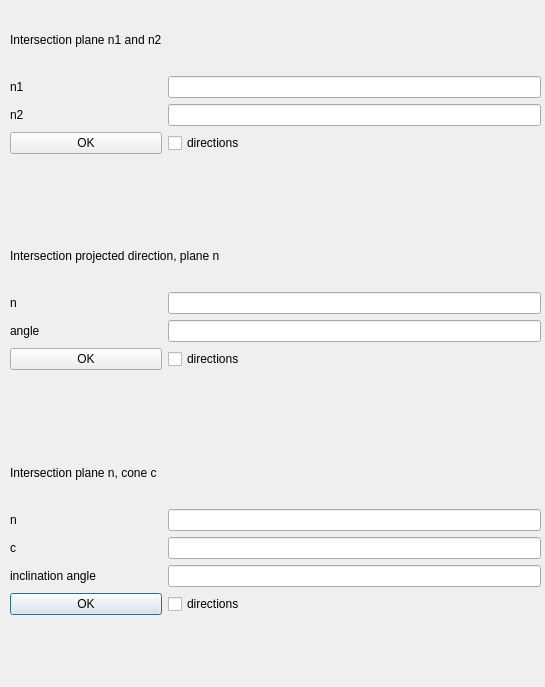
<?xml version="1.0" encoding="UTF-8"?>
<ui version="4.0">
 <class>Intersections</class>
 <widget class="QDialog" name="Intersections">
  <property name="geometry">
   <rect>
    <x>0</x>
    <y>0</y>
    <width>545</width>
    <height>687</height>
   </rect>
  </property>
  <property name="windowTitle">
   <string>Intersections</string>
  </property>
  <widget class="QWidget" name="layoutWidget">
   <property name="geometry">
    <rect>
     <x>10</x>
     <y>10</y>
     <width>531</width>
     <height>671</height>
    </rect>
   </property>
   <layout class="QGridLayout" name="gridLayout">
    <item row="16" column="0">
     <widget class="QLabel" name="intersection_cone_text_label">
      <property name="text">
       <string>Intersection plane n, cone c</string>
      </property>
     </widget>
    </item>
    <item row="8" column="0">
     <widget class="QLabel" name="n_proj_text_label">
      <property name="text">
       <string>n</string>
      </property>
     </widget>
    </item>
    <item row="5" column="0" colspan="2">
     <widget class="QLabel" name="n1n2_label">
      <property name="text">
       <string/>
      </property>
      <property name="textInteractionFlags">
       <set>Qt::LinksAccessibleByMouse|Qt::TextSelectableByMouse</set>
      </property>
     </widget>
    </item>
    <item row="18" column="1">
     <widget class="QLineEdit" name="cone_entry"/>
    </item>
    <item row="22" column="1">
     <widget class="QLineEdit" name="cone_angle_entry"/>
    </item>
    <item row="1" column="0">
     <widget class="QLabel" name="n1_text_label">
      <property name="text">
       <string>n1</string>
      </property>
     </widget>
    </item>
    <item row="11" column="1">
     <widget class="QLineEdit" name="angle_proj_entry"/>
    </item>
    <item row="17" column="0">
     <widget class="QLabel" name="n_cone_text_label">
      <property name="text">
       <string>n</string>
      </property>
     </widget>
    </item>
    <item row="0" column="0">
     <widget class="QLabel" name="intersection_text_label">
      <property name="text">
       <string>Intersection plane n1 and n2</string>
      </property>
     </widget>
    </item>
    <item row="23" column="0">
     <widget class="QPushButton" name="pushButton_intersection_cone">
      <property name="text">
       <string>OK</string>
      </property>
     </widget>
    </item>
    <item row="4" column="1">
     <widget class="QCheckBox" name="checkBox">
      <property name="text">
       <string>directions</string>
      </property>
     </widget>
    </item>
    <item row="23" column="1">
     <widget class="QCheckBox" name="checkBox_3">
      <property name="text">
       <string>directions</string>
      </property>
     </widget>
    </item>
    <item row="7" column="0" colspan="2">
     <widget class="QLabel" name="intersection_proj_text_label">
      <property name="text">
       <string>Intersection projected direction, plane n</string>
      </property>
     </widget>
    </item>
    <item row="11" column="0">
     <widget class="QLabel" name="angle_text_label">
      <property name="text">
       <string>angle</string>
      </property>
     </widget>
    </item>
    <item row="3" column="0">
     <widget class="QLabel" name="n2_text_label">
      <property name="text">
       <string>n2</string>
      </property>
     </widget>
    </item>
    <item row="22" column="0">
     <widget class="QLabel" name="inclinaison_text">
      <property name="text">
       <string>inclination angle</string>
      </property>
     </widget>
    </item>
    <item row="1" column="1">
     <widget class="QLineEdit" name="n1_entry"/>
    </item>
    <item row="3" column="1">
     <widget class="QLineEdit" name="n2_entry"/>
    </item>
    <item row="18" column="0">
     <widget class="QLabel" name="cone_intersection_text_label">
      <property name="text">
       <string>c</string>
      </property>
     </widget>
    </item>
    <item row="4" column="0">
     <widget class="QPushButton" name="pushButton_intersections_plans">
      <property name="text">
       <string>OK</string>
      </property>
     </widget>
    </item>
    <item row="14" column="0">
     <widget class="QPushButton" name="pushButton_intersection_proj">
      <property name="text">
       <string>OK</string>
      </property>
     </widget>
    </item>
    <item row="14" column="1">
     <widget class="QCheckBox" name="checkBox_2">
      <property name="text">
       <string>directions</string>
      </property>
     </widget>
    </item>
    <item row="15" column="0" colspan="2">
     <widget class="QLabel" name="n_proj_label">
      <property name="text">
       <string/>
      </property>
      <property name="textInteractionFlags">
       <set>Qt::LinksAccessibleByMouse|Qt::TextSelectableByMouse</set>
      </property>
     </widget>
    </item>
    <item row="8" column="1">
     <widget class="QLineEdit" name="n_proj_entry"/>
    </item>
    <item row="17" column="1">
     <widget class="QLineEdit" name="n_cone_entry"/>
    </item>
    <item row="24" column="0" colspan="2">
     <widget class="QLabel" name="cone_plane_label">
      <property name="text">
       <string/>
      </property>
      <property name="textInteractionFlags">
       <set>Qt::LinksAccessibleByMouse|Qt::TextSelectableByMouse</set>
      </property>
     </widget>
    </item>
   </layout>
  </widget>
 </widget>
 <tabstops>
  <tabstop>pushButton_intersections_plans</tabstop>
  <tabstop>checkBox</tabstop>
  <tabstop>angle_proj_entry</tabstop>
  <tabstop>pushButton_intersection_proj</tabstop>
  <tabstop>checkBox_2</tabstop>
  <tabstop>cone_angle_entry</tabstop>
  <tabstop>pushButton_intersection_cone</tabstop>
  <tabstop>checkBox_3</tabstop>
 </tabstops>
 <resources/>
 <connections/>
</ui>
